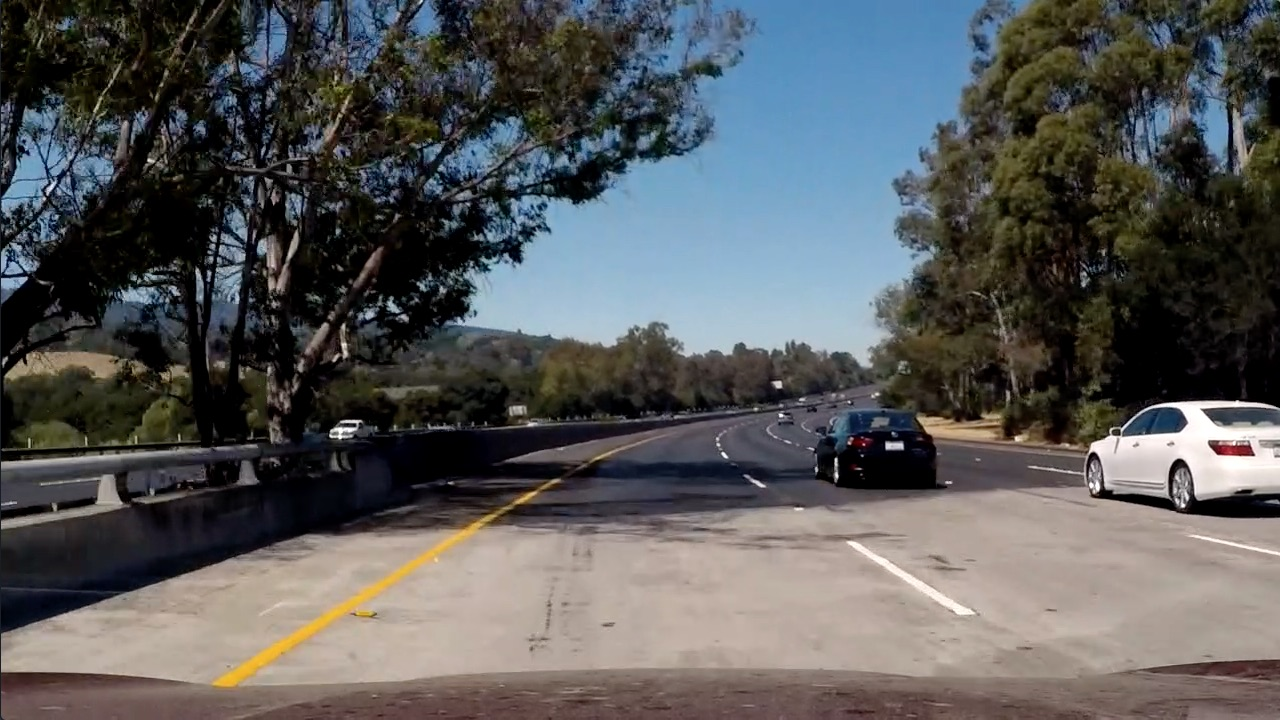
#> input picture Task-2/test5.jpg, 1280 x 720 px
$ jupyter execute sobel_task.ipynb   (shell and % lines are left out)   (older library calls are emulated)
#> lines starting #> are read from the running program, lines starting #| are printed output that depends on the picture
[cell 1]
import numpy as np
import cv2
import matplotlib.pyplot as plt
import matplotlib.image as mpimg

## Load Task Image

[cell 2]
task_image = mpimg.imread('./test5.jpg')
#> task_image is the input picture: shape (720, 1280, 3); mean R, G, B 88.5, 89.3, 89.8
f, (ax1) = plt.subplots(1, 1, figsize=(20,10))
ax1.imshow(task_image)

## Sobel X / Y Threshold

[cell 3]
# X or Y sobel gradient
def abs_sobel_thresh(image, orient='x', sobel_kernel=3, thresh=(0, 255)):
    # TODO: Convert to grayscale using cv2.COLOR_RGB2GRAY as the conversion
#> called with orient = 'x', sobel_kernel = 3, thresh = (30, 100)
    img = cv2.cvtColor(image, cv2.COLOR_RGB2GRAY)
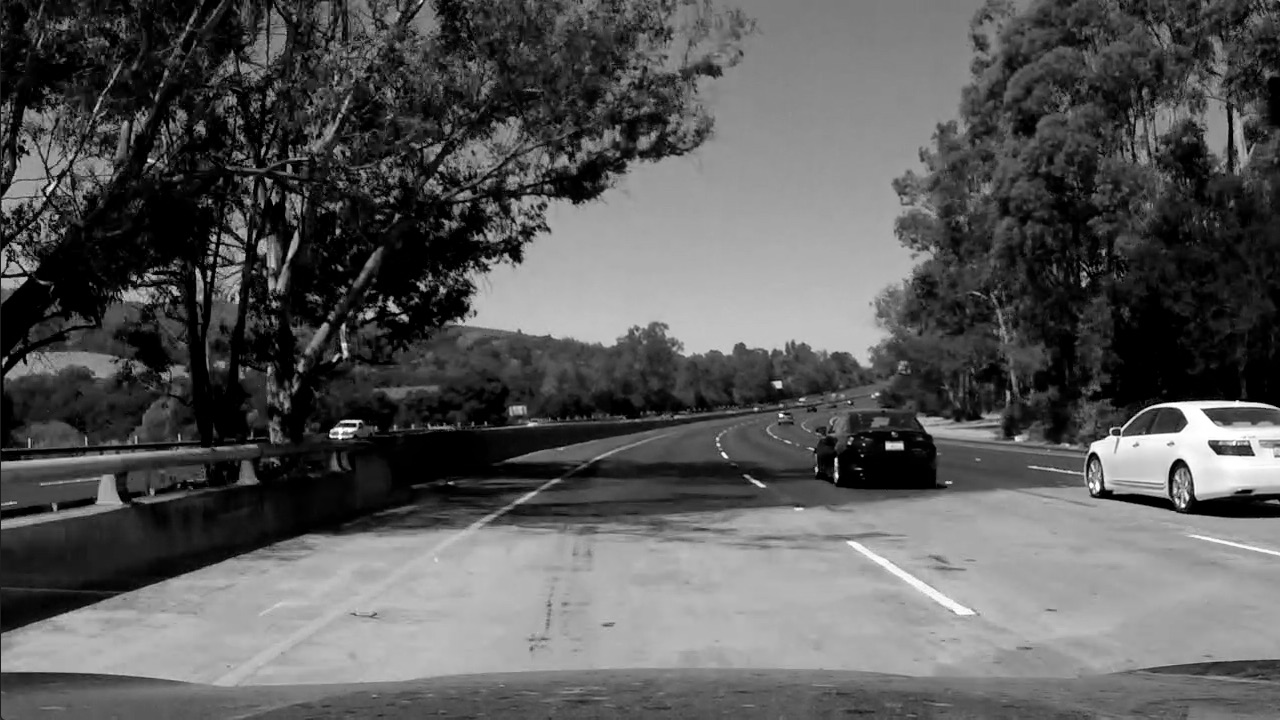
#> img: shape (720, 1280); min 0, max 255, mean 89.1

    # TODO: Apply x or y gradient with the OpenCV Sobel() function
    # and take the absolute value
    if orient=='x':
        gradient = cv2.Sobel(img, cv2.CV_32F, 1, 0)
    elif orient=='y':
        gradient = cv2.Sobel(img, cv2.CV_32F, 0, 1)

    gradient = np.absolute(gradient)

    # TODO: Rescale back to 8 bit integer
    abs_sobel = np.uint8(255*gradient/np.max(gradient))

    # TODO: Create a binary image of ones where threshold is met, zeros otherwise

    ret,abs_sobel_output = cv2.threshold(abs_sobel,thresh[0],thresh[1],cv2.THRESH_BINARY)
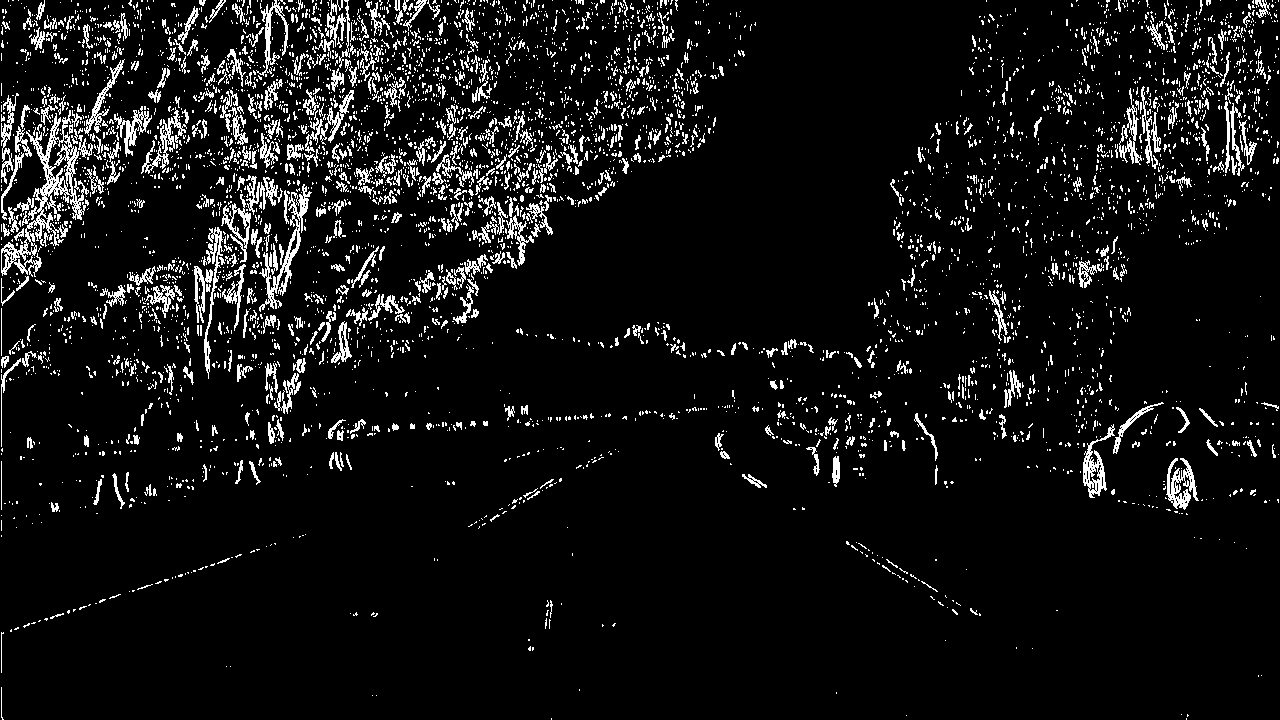
#> abs_sobel_output: shape (720, 1280); values 0 (black) and 100 (white), 7.4% white in thin lines or dots
#> ret = 30
#> call 2 of abs_sobel_thresh, with orient = 'y', sobel_kernel = 3, thresh = (30, 100)
#> in abs_sobel_thresh (call 2), `gradient = cv2.Sobel(img, cv2.CV_32F, 0, 1)`:
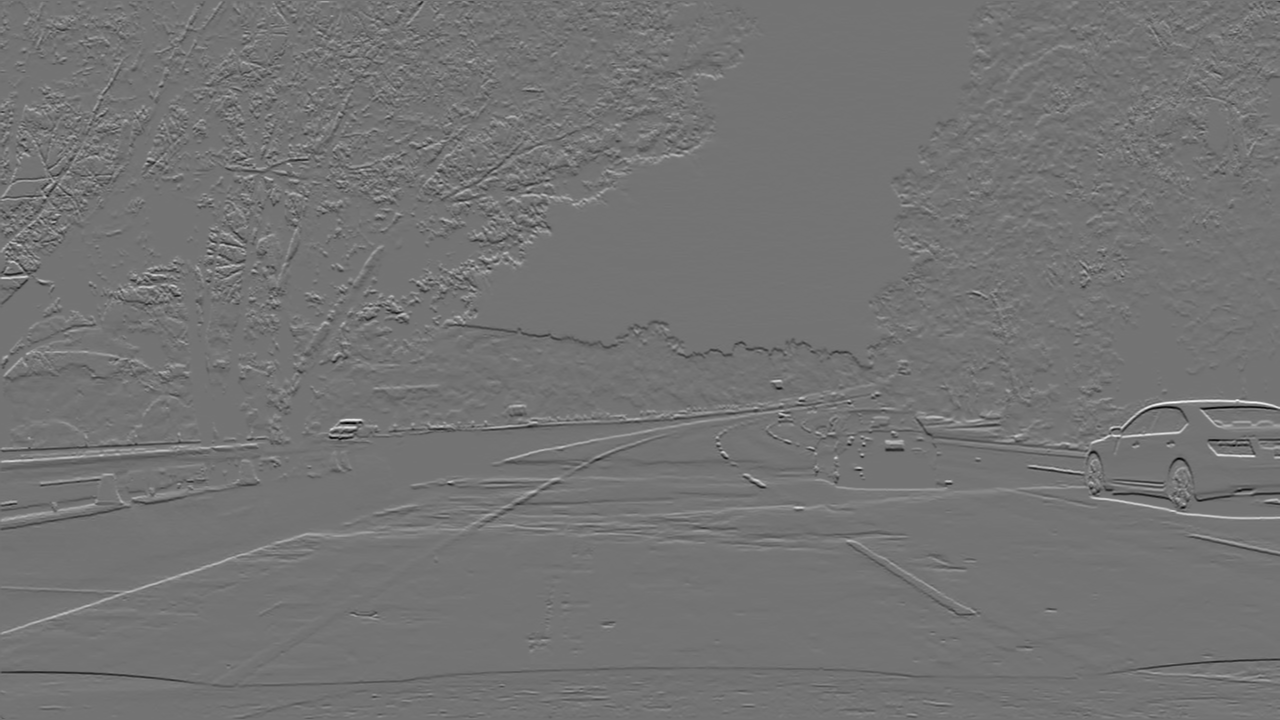
#> gradient: shape (720, 1280) float32; min -820, max 984, mean 0.1; drawn with min black and max white
#> in abs_sobel_thresh (call 2), `ret,abs_sobel_output = cv2.threshold(abs_sobel,thresh[0],thresh[1],cv2..`: abs_sobel_output: shape (720, 1280); values 0 (black) and 100 (white), 7.6% white in thin lines or dots
#> in dir_threshold, `ret,dir_binary = cv2.threshold(absgraddir,thresh[0],thresh[1],cv2.THRE..`: dir_binary: shape (720, 1280); values 0 (black) and 2 (white), 7.6% white in thin lines or dots


    # Return the binary image
    return abs_sobel_output

## Sobel Magnitude Threshold

[cell 4]
# Magnitude using X and Y sobel gradient
def mag_thresh(image, sobel_kernel=3, mag_thresh=(0, 255)):
    # TODO: Convert to grayscale using cv2.COLOR_RGB2GRAY as the conversion
#> called with sobel_kernel = 3, mag_thresh = (30, 100)
    img = cv2.cvtColor(image, cv2.COLOR_RGB2GRAY)

    # TODO: Calculate the gradient magnitude
    # X gradient
    g_x = abs_sobel_thresh(image, orient='x', sobel_kernel=3, thresh=(30,100))
    # Y gradient
    g_y = abs_sobel_thresh(image, orient='y', sobel_kernel=3, thresh=(30,100))


    gradmag = np.sqrt( np.square(g_x) + np.square(g_y) )

    # TODO:  Rescale to 8 bit
    gradmag = np.uint8(255*gradmag/np.max(gradmag))

    # TODO: Create a binary image of ones where threshold is met, zeros otherwise
    #mag_binary = np.zeros_like(gradmag)
    ret,mag_binary = cv2.threshold(gradmag,mag_thresh[0],mag_thresh[1],cv2.THRESH_BINARY)
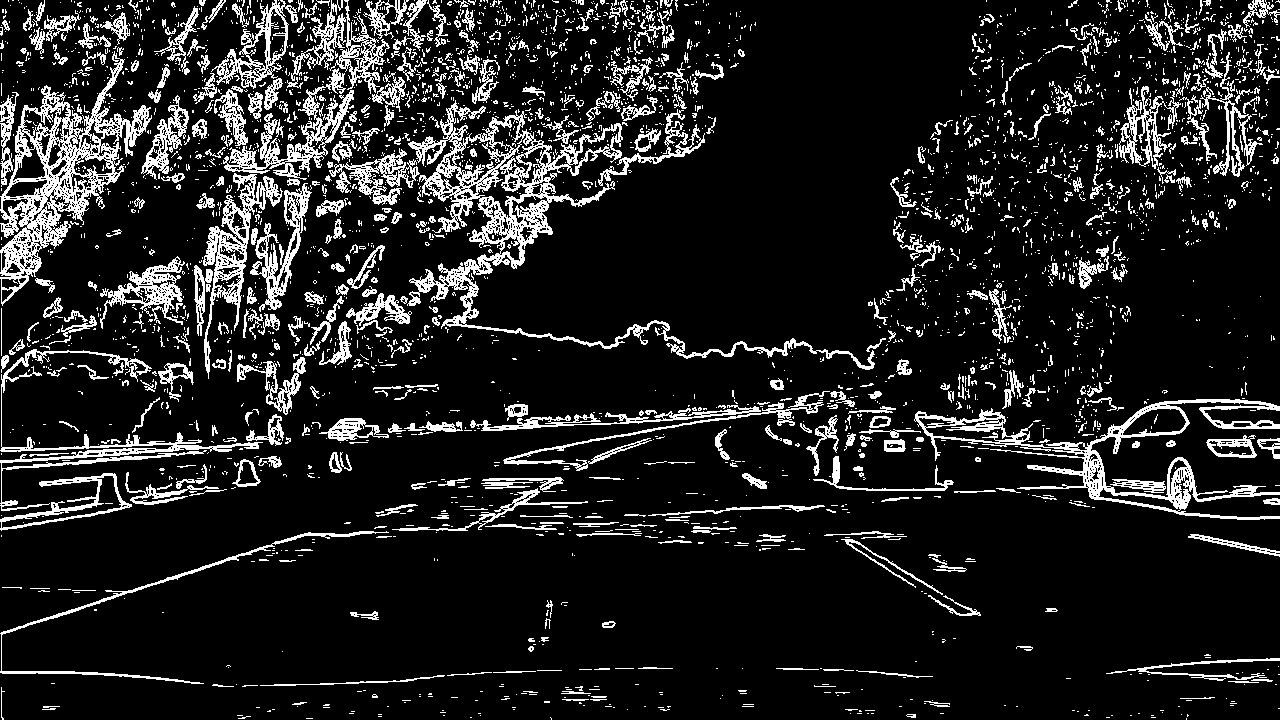
#> mag_binary: shape (720, 1280); values 0 (black) and 100 (white), 12.9% white in thin lines or dots
#> ret = 30


    # Return the binary image
    return mag_binary

## Sobel Direction Threshold

[cell 5]
# Direction using X and Y sobel gradient
def dir_threshold(image, sobel_kernel=3, thresh=(0, np.pi/2)):
    # TODO: Convert to grayscale using cv2.COLOR_RGB2GRAY as the conversion
    img = cv2.cvtColor(image, cv2.COLOR_RGB2GRAY)

    # TODO: Calculate the gradient direction using np.arctan2 function
    # X gradient
    g_x = abs_sobel_thresh(image, orient='x', sobel_kernel=3, thresh=(30,100))
    # Y gradient
    g_y = abs_sobel_thresh(image, orient='y', sobel_kernel=3, thresh=(30,100))

    absgraddir = np.arctan2(g_y, g_x)

    # TODO: Rescale to 8 bit
    absgraddir = np.uint8(255*absgraddir/np.max(absgraddir))

    # TODO: Create a binary image of ones where threshold is met, zeros otherwise
    ret,dir_binary = cv2.threshold(absgraddir,thresh[0],thresh[1],cv2.THRESH_BINARY)

    # Return the binary image
    return dir_binary

## Visualize Sobel Thresholds Results

[cell 6]
#TODO: Visualize the following:

# X gradient
x_sobel = abs_sobel_thresh(task_image, orient='x', sobel_kernel=3, thresh=(30,100))
# Y gradient
y_sobel = abs_sobel_thresh(task_image, orient='y', sobel_kernel=3, thresh=(30,100))

# Sobel gradient direction
dir_sobel = dir_threshold(task_image, sobel_kernel=3, thresh=(0, np.pi/2))

# Sobel gradient magnitude
mag_sobel = mag_thresh(task_image, sobel_kernel=3, mag_thresh=(30,100))

# visualize results
f, (ax1,ax2,ax3,ax4) = plt.subplots(1, 4, figsize=(20,10))
# X gradient
ax1.set_title('X gradient', fontsize=20)
ax1.imshow(x_sobel,cmap='gray')
# Y gradient
ax2.set_title('Y gradient', fontsize=20)
ax2.imshow(y_sobel,cmap='gray')
# Sobel gradient direction
ax3.set_title('Sobel gradient direction', fontsize=20)
ax3.imshow(dir_sobel,cmap='gray')
# Sobel gradient magnitude
ax4.set_title('Sobel gradient magnitud', fontsize=20)
ax4.imshow(mag_sobel,cmap='gray')

$ run again, with Task-2/test3.jpg copied over Task-2/test5.jpg
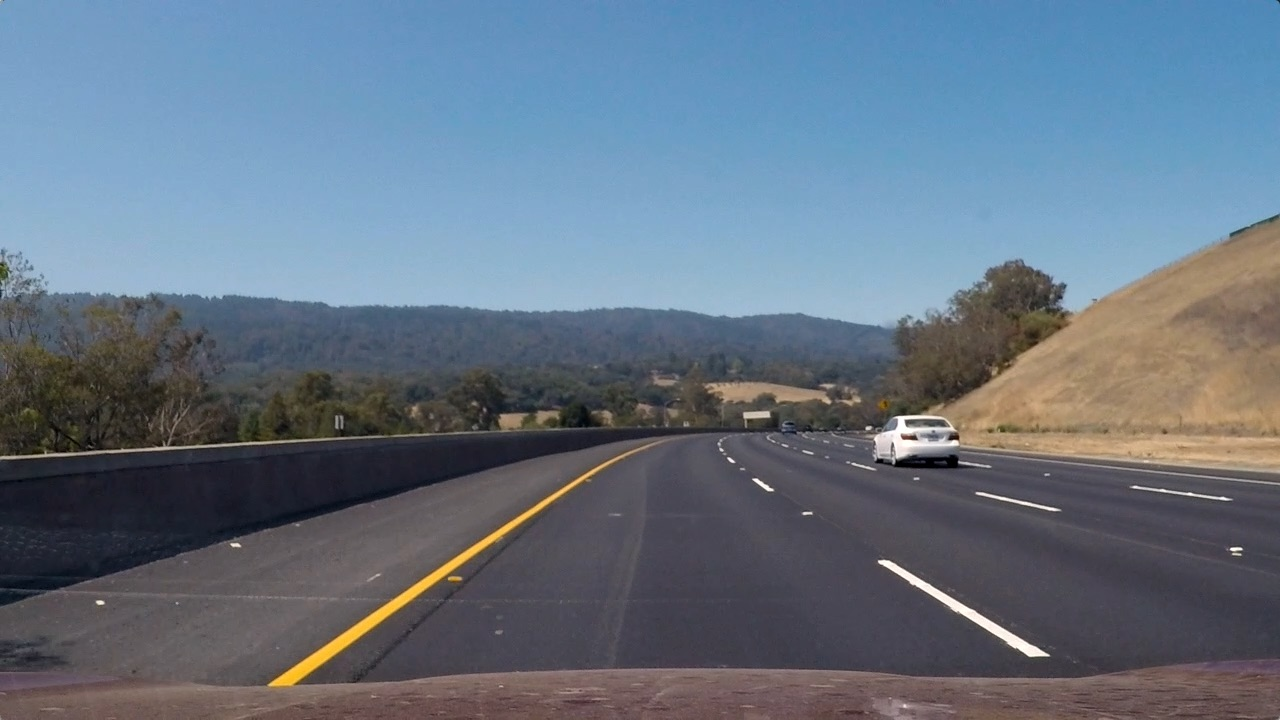
#> input picture Task-2/test3.jpg, 1280 x 720 px
#> task_image is the input picture: shape (720, 1280, 3); mean R, G, B 101.1, 115.3, 130.7
#> in abs_sobel_thresh, `ret,abs_sobel_output = cv2.threshold(abs_sobel,thresh[0],thresh[1],cv2..`:
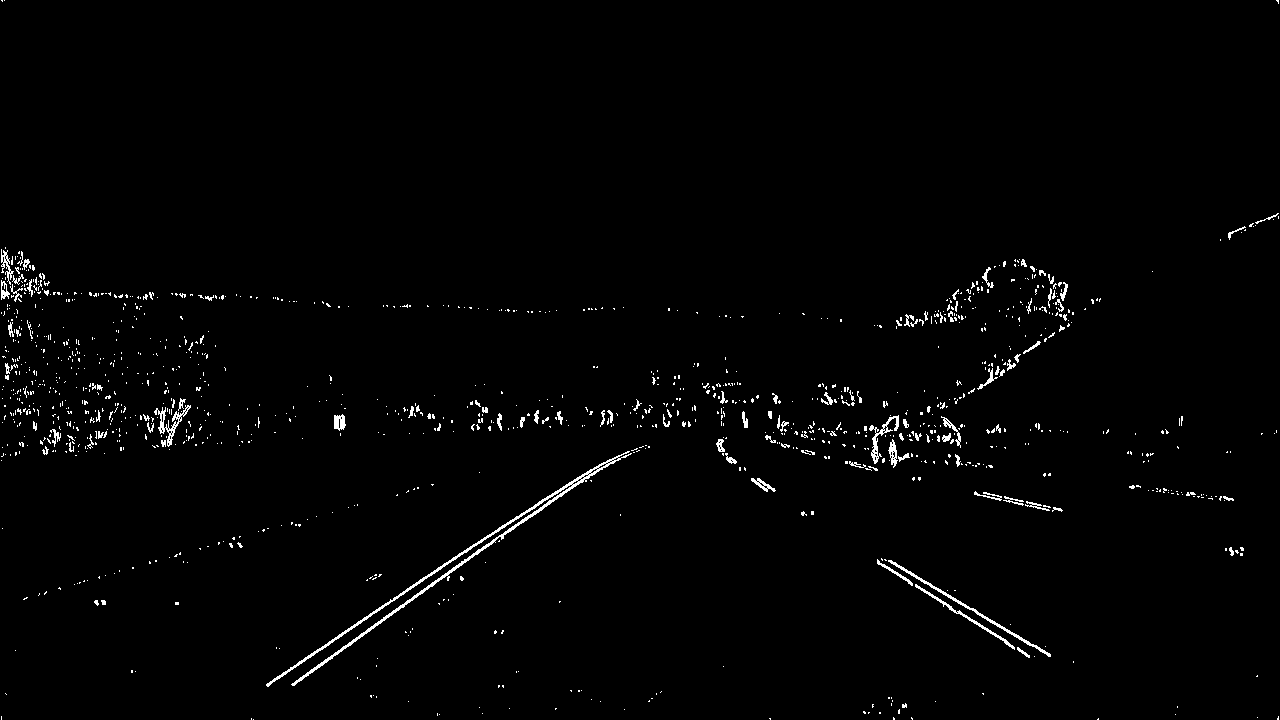
#> abs_sobel_output: shape (720, 1280); values 0 (black) and 100 (white), 1.4% white in thin lines or dots
#> in abs_sobel_thresh, `ret,abs_sobel_output = cv2.threshold(abs_sobel,thresh[0],thresh[1],cv2..`: ret = 30
#> abs_sobel_output: shape (720, 1280); values 0 (black) and 100 (white), 3% white in thin lines or dots
#> dir_binary: shape (720, 1280); values 0 (black) and 2 (white), 3% white in thin lines or dots
#> in mag_thresh, `ret,mag_binary = cv2.threshold(gradmag,mag_thresh[0],mag_thresh[1],cv2..`:
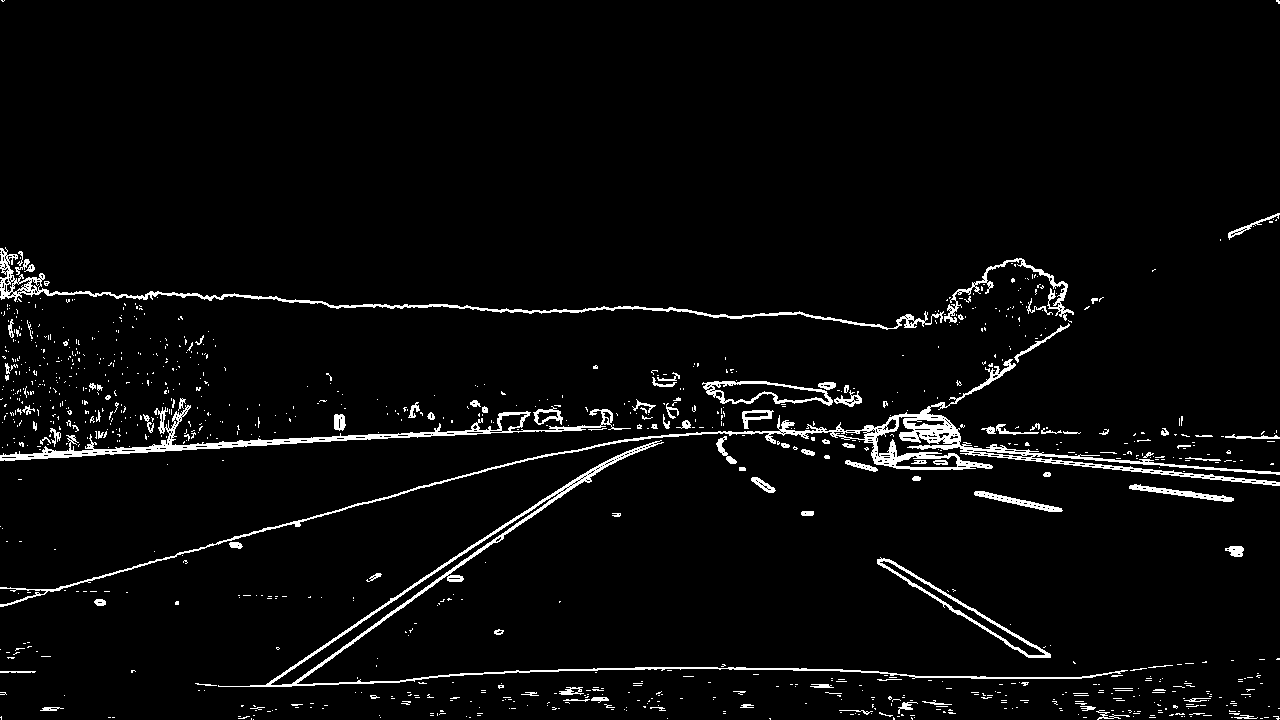
#> mag_binary: shape (720, 1280); values 0 (black) and 100 (white), 3.7% white in thin lines or dots
